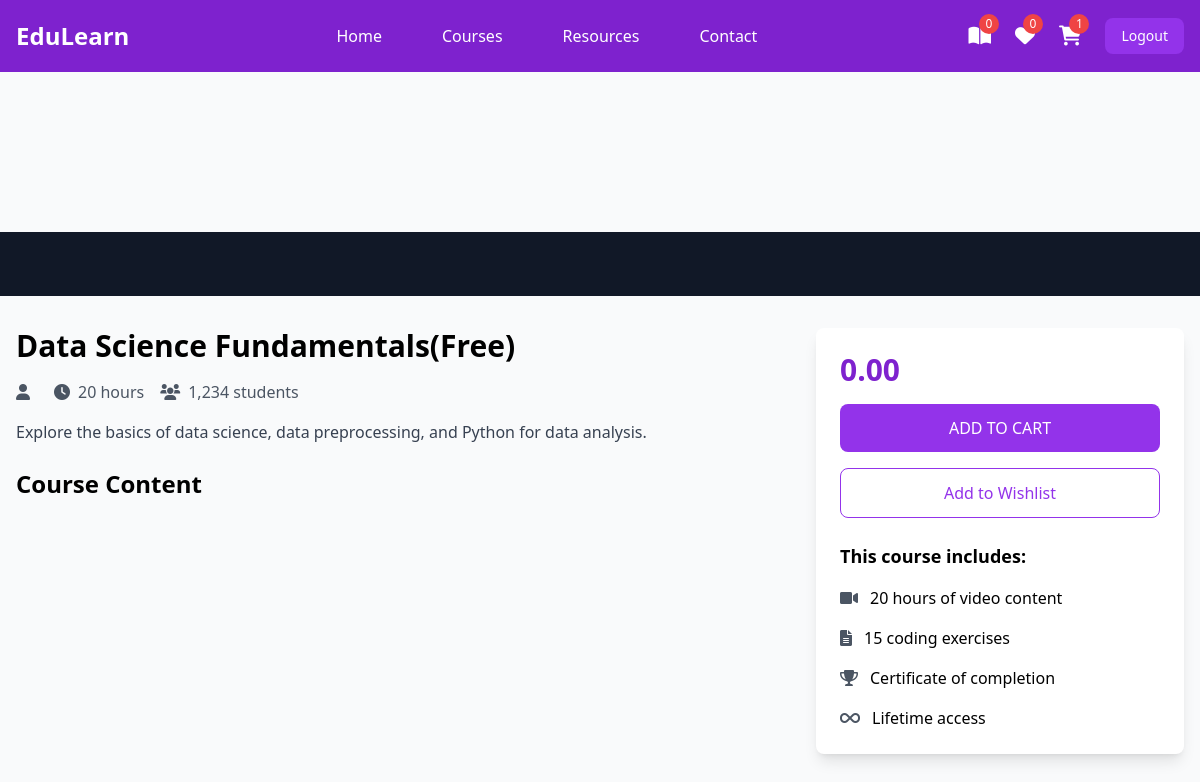
Page /student/courses/1/ (signed in) on the committed database.
### instructor/models.py (models this page shows, shortened)
class User(AbstractUser):
    ROLE_CHOICES =(
        ("instructor","Instructor"),
        ("student","Student")
    )
    role=models.CharField(max_length=20,choices=ROLE_CHOICES,default="student")

class Course(models.Model):
    title=models.CharField(max_length=200)
    description=models.TextField()
    price=models.DecimalField(decimal_places=2,max_digits=7)
    owner=models.ForeignKey(User,on_delete=models.SET_NULL,related_name="courses",null=True)
    is_free=models.BooleanField(default=False)
    picture=models.ImageField(upload_to="courseimages",null=True,blank=True,default="courseimages/default.png")
    thumbnail=EmbedVideoField()
    category_objects=models.ManyToManyField(Category)
    created_at=models.DateTimeField(auto_now_add=True)
    updated_at=models.DateTimeField(auto_now=True)

### student/views.py (the view)
# urls.py: path('courses/<int:pk>/',views.CourseDetailView.as_view(),name="course-detail"),
@method_decorator(signin_required,name="dispatch")
class CourseDetailView(View):
    def get(self,request,*args,**kwargs):
        id=kwargs.get("pk")
        course_instance=Course.objects.get(id=id)
        return render(request,"course_detail.html",{"course":course_instance})

### student/context_processors.py (called while the page is built)
def course_context(request):
    count=0
    if request.user.is_authenticated:
        orders=request.user.purchase.filter(is_paid=True)
        count=len([c for o in orders for c in o.course_objects.all()])
    return{"count":count}

### student/templates/course_detail.html (shortened to what this page needs)
{%extends 'base.html'%}
{% load embed_video_tags %}
{%block main_block%}
<div class="pt-20">
    <div class="bg-gray-900 w-full">
        <div class="max-w-screen-xl mx-auto px-4 py-8">
        </div>
    </div>
    <div class="max-w-screen-xl mx-auto px-4 py-8 grid grid-cols-1 lg:grid-cols-3 gap-8">
        <div class="lg:col-span-2">
            <h1 class="text-3xl font-bold mb-4">{{course.title}}</h1>
            <div class="flex items-center mb-4 text-gray-600">
                <span class="mr-4"><i class="fas fa-user mr-2"></i>{{course.owner.first_name}} {{course.owner.last_name}}</span>
                <span class="mr-4"><i class="fas fa-clock mr-2"></i>20 hours</span>
                <span><i class="fas fa-users mr-2"></i>1,234 students</span>
            </div>
            <p class="text-gray-700 mb-6">{{course.description}}</p>
            <div class="space-y-4">
                <h2 class="text-2xl font-bold mb-4">Course Content</h2>
            </div>
        </div>
        <div class="lg:col-span-1">
            <div class="bg-white p-6 rounded-lg shadow-lg sticky top-24">
                <div class="text-3xl font-bold mb-4 text-purple-700">{{course.price}}</div>
                <a href="{%url 'add-to-cart' course.id%}">
                    <button class="w-full bg-purple-600 text-white py-3 rounded-lg mb-4 hover:bg-purple-700 transition duration-300">
                        ADD TO CART
                    </button>
                </a>
                <button class="w-full border border-purple-600 text-purple-600 py-3 rounded-lg mb-6 hover:bg-purple-50 transition duration-300">
                    Add to Wishlist
                </button>
                <div class="space-y-4">
                    <h3 class="font-bold text-lg">This course includes:</h3>
                    <div class="flex items-center">
                        <i class="fas fa-video mr-3 text-gray-600"></i>
                        <span>20 hours of video content</span>
                    </div>
                    <div class="flex items-center">
                        <i class="fas fa-file-alt mr-3 text-gray-600"></i>
                        <span>15 coding exercises</span>
                    </div>
                    <div class="flex items-center">
                        <i class="fas fa-trophy mr-3 text-gray-600"></i>
                        <span>Certificate of completion</span>
                    </div>
                    <div class="flex items-center">
                        <i class="fas fa-infinity mr-3 text-gray-600"></i>
                        <span>Lifetime access</span>
                    </div>
                </div>
            </div>
        </div>
    </div>
</div>
{%endblock%}

### student/templates/base.html (shortened to what this page needs)
<!DOCTYPE html>
<html lang="en">
<head>
    <script src="https://cdn.tailwindcss.com"></script>
    <link href="https://cdnjs.cloudflare.com/ajax/libs/font-awesome/6.0.0/css/all.min.css" rel="stylesheet">
</head>
<body class="bg-gray-50">
    <nav class="bg-purple-700 fixed w-full z-20 top-0 left-0 sticky">
        <div class="max-w-screen-xl flex flex-wrap items-center justify-between mx-auto p-4">
            <a href="#" class="flex items-center">
                <span class="self-center text-2xl font-semibold text-white">EduLearn</span>
            </a>
            <div class="items-center justify-between hidden w-full md:flex md:w-auto md:order-1">
                <ul class="flex flex-col p-4 md:p-0 mt-4 font-medium md:flex-row md:space-x-8 md:mt-0">
                    <li><a href="{%url 'index'%}" class="block py-2 pl-3 pr-4 text-white hover:text-purple-200">Home</a></li>
                    <li><a href="{%url 'mycourses'%}" class="block py-2 pl-3 pr-4 text-white hover:text-purple-200">Courses</a></li>
                    <li><a href="#" class="block py-2 pl-3 pr-4 text-white hover:text-purple-200">Resources</a></li>
                    <li><a href="#" class="block py-2 pl-3 pr-4 text-white hover:text-purple-200">Contact</a></li>
                </ul>
            </div>
            <div class="flex items-center space-x-6 md:order-2">
                <div class="relative group">
                    <a href="{%url 'mycourses'%}" class="text-white hover:text-purple-200">
                        <i class="fas fa-book-open text-xl"></i>
                        <span class="absolute -top-2 -right-2 bg-red-500 text-white text-xs rounded-full h-5 w-5 flex items-center justify-center">{{count}}</span>
                    </a>
                </div>
                <div class="relative group">
                    <a href="#" class="text-white hover:text-purple-200">
                        <i class="fas fa-heart text-xl"></i>
                        <span class="absolute -top-2 -right-2 bg-red-500 text-white text-xs rounded-full h-5 w-5 flex items-center justify-center">0</span>
                    </a>
                </div>
                <div class="relative group">
                    <a href="{%url 'cart-summary'%}" class="text-white hover:text-purple-200">
                        <i class="fas fa-shopping-cart text-xl"></i>
                        <span class="absolute -top-2 -right-2 bg-red-500 text-white text-xs rounded-full h-5 w-5 flex items-center justify-center">{{request.user.basket.all.count}}</span>
                    </a>
                </div>
                <a href="{%url 'signout'%}"><button class="text-white bg-purple-600 hover:bg-purple-800 focus:ring-4 focus:outline-none focus:ring-purple-300 font-medium rounded-lg text-sm px-4 py-2 text-center">Logout</button></a>
            </div>
        </div>
    </nav>
<div class="mt-20">
    {%block main_block%}
    {%endblock%}
</div>
</body>
</html>

### rows in the picture
User: user.basket.all.count "1"
Course: title "Data Science Fundamentals(Free)", description "Explore the basics of data science, data preprocessing, and Python for data analysis.", price "0.00"

### other values in the picture
{{ count }} "0"
